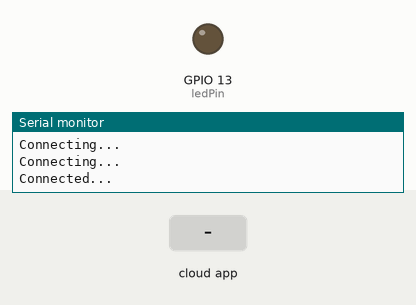
Bench run of a sketch on a simulated ESP8266 (NodeMCU). Shown: output pins drawn as LEDs (lit = HIGH), the last lines printed to the serial monitor. Inputs (shaded band) come from the test bench. WiFi joins after 1.5 s; servers stay silent unless stated; the Firebase database answers and starts empty.

Above: at 2.7 s.
2.8 s: the phone or cloud app sets status to On
At 3.5 s:
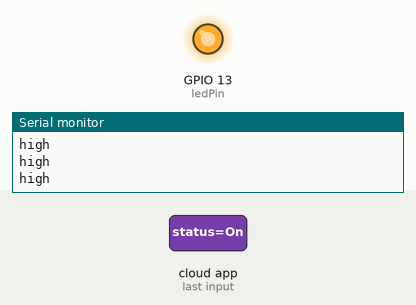
4.3 s: the phone or cloud app sets status to Off
At 4.7 s:
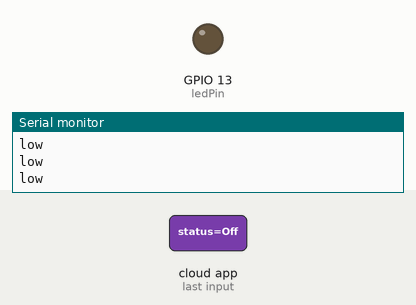
Timing chart, 0 to 7.3 s (numbered marks = the images above; inputs shaded):
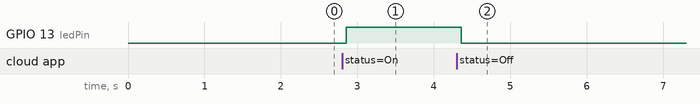

The sketch:

NodeMCU.ino
```cpp
#include <ESP8266WiFi.h>
#include <FirebaseArduino.h>

// Set these to run
#define FIREBASE_HOST "PROJECT_NAME.firebaseio.com"
#define FIREBASE_AUTH "SECRET_KEY"
#define WIFI_SSID "WIFI_NAME"
#define WIFI_PASSWORD "WIFI_PASS"

const int ledPin =  13;				//for D7 pin of NodeMCU

void setup() {
  pinMode(ledPin, OUTPUT);

  Serial.begin(9600);
  WiFi.begin(WIFI_SSID, WIFI_PASSWORD);

  while (WiFi.status() != WL_CONNECTED) {
    delay(100);
    Serial.println("Connecting...");
  }

  Serial.println("Connected...");

  Firebase.begin(FIREBASE_HOST, FIREBASE_AUTH);
}

void loop() {
  String status=Firebase.getString("LED/status");
  if(status=="On"){
    Serial.println("high");
    digitalWrite(ledPin, HIGH);
  }
  if(status=="Off"){
    Serial.println("low");
    digitalWrite(ledPin, LOW);
  }
}
```

Measured:
- after the input at 2.8 s, GPIO 13 (ledPin): LOW → HIGH after 0.06 s
- after the input at 4.3 s, GPIO 13 (ledPin): HIGH → LOW after 0.06 s
